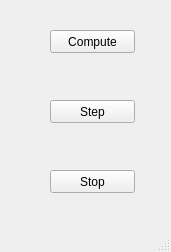
<?xml version="1.0" encoding="UTF-8"?>
<ui version="4.0">
 <class>MainWindow</class>
 <widget class="QMainWindow" name="MainWindow">
  <property name="geometry">
   <rect>
    <x>0</x>
    <y>0</y>
    <width>171</width>
    <height>252</height>
   </rect>
  </property>
  <property name="windowTitle">
   <string>MainWindow</string>
  </property>
  <widget class="QWidget" name="centralwidget">
   <widget class="QPushButton" name="btnCompute">
    <property name="geometry">
     <rect>
      <x>50</x>
      <y>30</y>
      <width>85</width>
      <height>23</height>
     </rect>
    </property>
    <property name="text">
     <string>Compute</string>
    </property>
   </widget>
   <widget class="QPushButton" name="btnStep">
    <property name="geometry">
     <rect>
      <x>50</x>
      <y>100</y>
      <width>85</width>
      <height>23</height>
     </rect>
    </property>
    <property name="text">
     <string>Step</string>
    </property>
   </widget>
   <widget class="QPushButton" name="btnStop">
    <property name="geometry">
     <rect>
      <x>50</x>
      <y>170</y>
      <width>85</width>
      <height>23</height>
     </rect>
    </property>
    <property name="text">
     <string>Stop</string>
    </property>
   </widget>
  </widget>
  <widget class="QMenuBar" name="menubar">
   <property name="geometry">
    <rect>
     <x>0</x>
     <y>0</y>
     <width>171</width>
     <height>20</height>
    </rect>
   </property>
  </widget>
  <widget class="QStatusBar" name="statusbar"/>
 </widget>
 <resources/>
 <connections/>
</ui>
